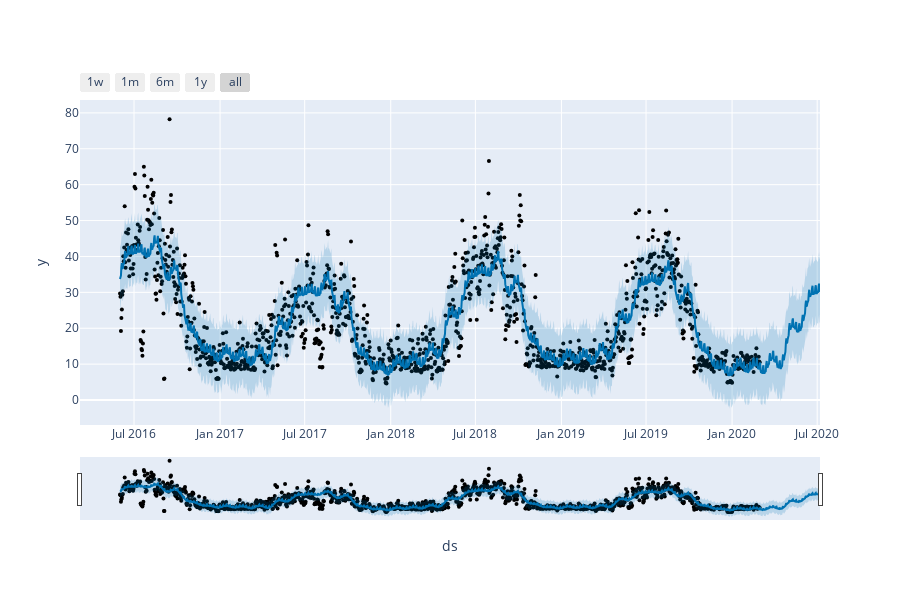
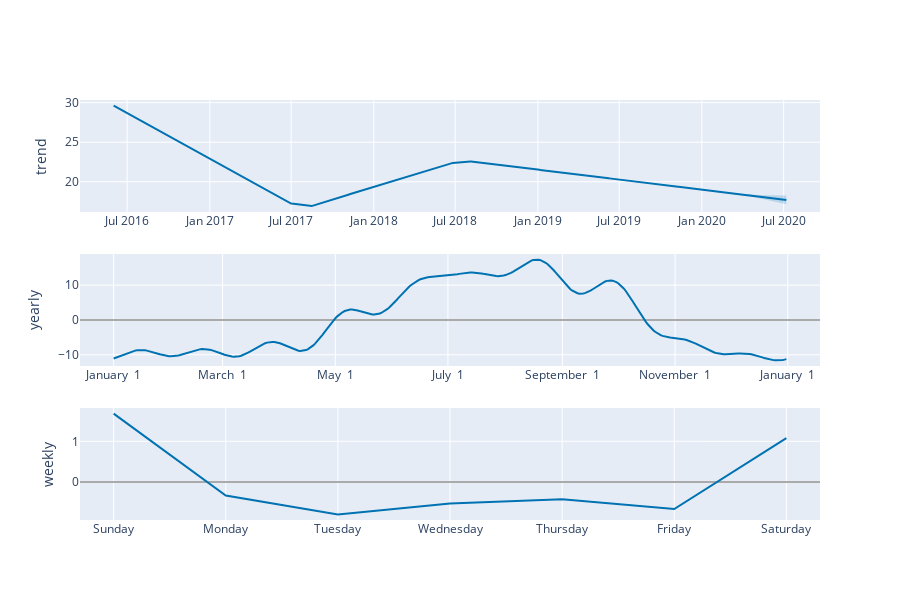
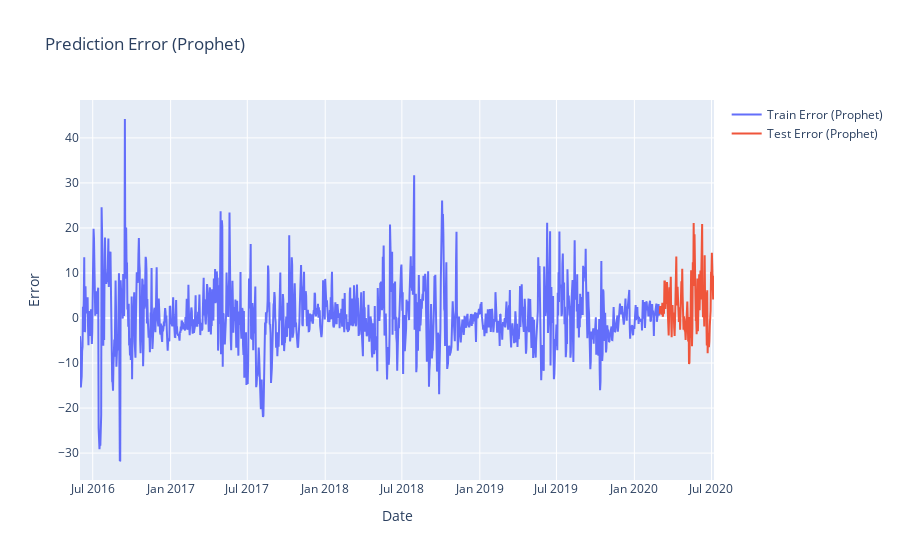

Notebook code cell kept with these figures, in order:
### Markdown cell above
**Respuesta:**

### Code cell
from prophet import Prophet
from prophet.plot import plot_plotly, plot_components_plotly

# Paso 1: Instalar y cargar Prophet

# Renombrar las columnas
train_data_prophet = train_data.rename(columns={'date': 'ds', 'Energy_kWh': 'y'})
test_data_prophet = test_data.rename(columns={'date': 'ds', 'Energy_kWh': 'y'})

# Paso 2: Crear y ajustar el modelo Prophet
model = Prophet()
model.fit(train_data_prophet)

# Preparar el dataset de predicciones
future = model.make_future_dataframe(periods=len(test_data_prophet))
forecast = model.predict(future)

# Paso 3: Graficar las predicciones y las componentes del modelo Prophet
fig1 = plot_plotly(model, forecast)
fig1.show()

fig2 = plot_components_plotly(model, forecast)
fig2.show()

# Paso 4: Calcular el MAE de la predicción en el conjunto de entrenamiento y de prueba
forecast_train = forecast[forecast['ds'].isin(train_data_prophet['ds'])]
forecast_test = forecast[forecast['ds'].isin(test_data_prophet['ds'])]

mae_train_prophet = mean_absolute_error(train_data_prophet['y'], forecast_train['yhat'])
mae_test_prophet = mean_absolute_error(test_data_prophet['y'], forecast_test['yhat'])

print(f'MAE Train (Prophet): {mae_train_prophet}')
print(f'MAE Test (Prophet): {mae_test_prophet}')

# Paso 5: Graficar el error
train_data_prophet['yhat'] = forecast_train['yhat'].values
test_data_prophet['yhat'] = forecast_test['yhat'].values

train_data_prophet['error'] = train_data_prophet['y'] - train_data_prophet['yhat']
test_data_prophet['error'] = test_data_prophet['y'] - test_data_prophet['yhat']

fig3 = go.Figure()
fig3.add_trace(go.Scatter(x=train_data_prophet['ds'], y=train_data_prophet['error'], mode='lines', name='Train Error (Prophet)'))
fig3.add_trace(go.Scatter(x=test_data_prophet['ds'], y=test_data_prophet['error'], mode='lines', name='Test Error (Prophet)'))
fig3.update_layout(title='Prediction Error (Prophet)', xaxis_title='Date', yaxis_title='Error')
fig3.show()

### Figure 1 — Plotly figure (JSON) as saved in the notebook; plotly's stock layout.template omitted (floating-point values rounded to 4 significant figures; data arrays with more than 128 entries replaced by an {"elided": "..."} marker saying what was removed)
{"data": [{"marker": {"color": "black", "size": 4}, "mode": "markers", "name": "Actual", "type": "scatter", "x": {"elided": "1369 str values"}, "y": {"elided": "1369 float values"}}, {"hoverinfo": "skip", "line": {"width": 0}, "mode": "lines", "type": "scatter", "x": {"elided": "1498 str values"}, "y": {"elided": "1498 float values"}}, {"fill": "tonexty", "fillcolor": "rgba(0, 114, 178, 0.2)", "line": {"color": "#0072B2", "width": 2}, "mode": "lines", "name": "Predicted", "type": "scatter", "x": {"elided": "1498 str values"}, "y": {"elided": "1498 float values"}}, {"fill": "tonexty", "fillcolor": "rgba(0, 114, 178, 0.2)", "hoverinfo": "skip", "line": {"width": 0}, "mode": "lines", "type": "scatter", "x": {"elided": "1498 str values"}, "y": {"elided": "1498 float values"}}], "layout": {"height": 600, "showlegend": false, "width": 900, "xaxis": {"rangeselector": {"buttons": [{"count": 7, "label": "1w", "step": "day", "stepmode": "backward"}, {"count": 1, "label": "1m", "step": "month", "stepmode": "backward"}, {"count": 6, "label": "6m", "step": "month", "stepmode": "backward"}, {"count": 1, "label": "1y", "step": "year", "stepmode": "backward"}, {"step": "all"}]}, "rangeslider": {"visible": true}, "title": {"text": "ds"}, "type": "date"}, "yaxis": {"title": {"text": "y"}}}}

### Figure 2 — Plotly figure (JSON) as saved in the notebook; plotly's stock layout.template omitted (floating-point values rounded to 4 significant figures; data arrays with more than 128 entries replaced by an {"elided": "..."} marker saying what was removed)
{"data": [{"line": {"color": "#0072B2", "width": 2}, "mode": "lines", "name": "trend", "type": "scatter", "x": {"elided": "1498 str values"}, "xaxis": "x", "y": {"elided": "1498 float values"}, "yaxis": "y"}, {"line": {"color": "rgba(0, 114, 178, 0.2)", "width": 0}, "mode": "lines", "name": "trend_upper", "type": "scatter", "x": {"elided": "1498 str values"}, "xaxis": "x", "y": {"elided": "1498 float values"}, "yaxis": "y"}, {"fill": "tonexty", "fillcolor": "rgba(0, 114, 178, 0.2)", "line": {"color": "rgba(0, 114, 178, 0.2)", "width": 0}, "mode": "lines", "name": "trend_lower", "type": "scatter", "x": {"elided": "1498 str values"}, "xaxis": "x", "y": {"elided": "1498 float values"}, "yaxis": "y"}, {"line": {"color": "#0072B2", "width": 2}, "mode": "lines", "name": "yearly", "type": "scatter", "x": {"elided": "365 str values"}, "xaxis": "x2", "y": {"elided": "365 float values"}, "yaxis": "y2"}, {"line": {"color": "#0072B2", "width": 2}, "mode": "lines", "name": "weekly", "type": "scatter", "x": ["2017-01-01T00:00:00", "2017-01-02T00:00:00", "2017-01-03T00:00:00", "2017-01-04T00:00:00", "2017-01-05T00:00:00", "2017-01-06T00:00:00", "2017-01-07T00:00:00"], "xaxis": "x3", "y": [1.682, -0.3357, -0.8, -0.5304, -0.4259, -0.6669, 1.077], "yaxis": "y3"}], "layout": {"height": 600, "showlegend": false, "width": 900, "xaxis": {"anchor": "y", "domain": [0, 1], "range": ["2016-03-18T03:36:00", "2020-09-19T20:24:00"], "type": "date"}, "xaxis2": {"anchor": "y2", "domain": [0, 1], "range": ["2016-12-13T18:54:02.958904", "2018-01-18T11:04:57.863013"], "tickformat": "%B %e", "type": "date"}, "xaxis3": {"anchor": "y3", "domain": [0, 1], "range": ["2016-12-31T16:48:00", "2017-01-07T07:12:00"], "tickformat": "%A", "type": "date"}, "yaxis": {"anchor": "x", "domain": [0.7333, 1], "rangemode": "normal", "title": {"text": "trend"}, "zerolinecolor": "#AAA"}, "yaxis2": {"anchor": "x2", "domain": [0.3667, 0.6333], "title": {"text": "yearly"}, "zerolinecolor": "#AAA"}, "yaxis3": {"anchor": "x3", "domain": [0, 0.2667], "title": {"text": "weekly"}, "zerolinecolor": "#AAA"}}}

### Figure 3 — Plotly figure (JSON) as saved in the notebook; plotly's stock layout.template omitted (floating-point values rounded to 4 significant figures; data arrays with more than 128 entries replaced by an {"elided": "..."} marker saying what was removed)
{"data": [{"mode": "lines", "name": "Train Error (Prophet)", "type": "scatter", "x": {"elided": "1369 str values"}, "y": {"elided": "1369 float values"}}, {"mode": "lines", "name": "Test Error (Prophet)", "type": "scatter", "x": {"elided": "129 str values"}, "y": {"elided": "129 float values"}}], "layout": {"title": {"text": "Prediction Error (Prophet)"}, "xaxis": {"title": {"text": "Date"}}, "yaxis": {"title": {"text": "Error"}}}}
